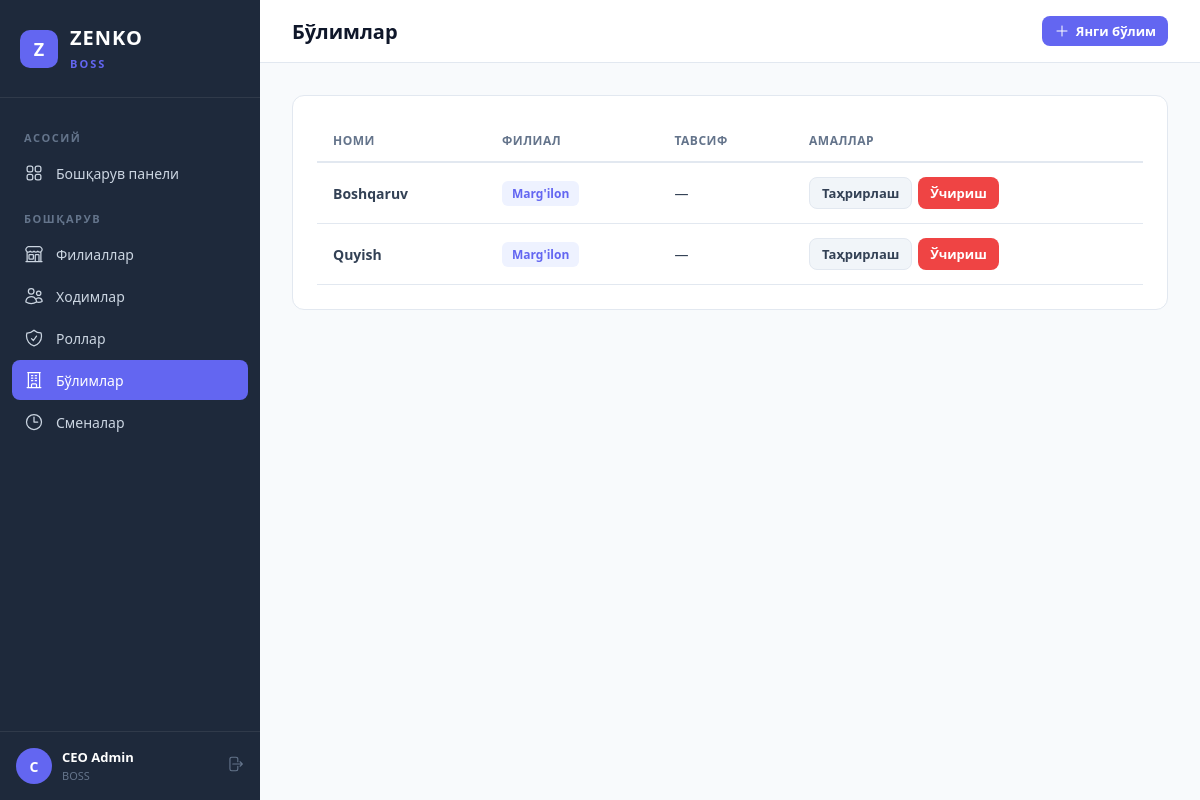
/boss/departments/ (signed in), run on the app's committed database.
### apps/users/models.py (models this page shows, shortened)
class User(AbstractUser):
    first_name = None
    last_name = None
    email = None
    name = models.CharField('Ism', max_length=150)
    phone = models.CharField('Telefon raqam', max_length=20, blank=True)
    role = models.ForeignKey(
        Role,
        verbose_name='Rol',
        on_delete=models.SET_NULL,
        related_name='users',
        null=True,
        blank=True,
    )
    department = models.ForeignKey(
        Department,
        verbose_name='Bo\'lim',
        on_delete=models.SET_NULL,
        related_name='users',
        null=True,
        blank=True,
    )
    shift = models.ForeignKey(
        Shift,
        verbose_name='Smena',
        on_delete=models.SET_NULL,
        related_name='users',
        null=True,
        blank=True,
    )
    branch = models.ForeignKey(
        Branch,
        verbose_name='Filial',
        on_delete=models.PROTECT,
        related_name='users',
        null=True,
        blank=True,
    )
    REQUIRED_FIELDS = ['name']
    class Meta:
        verbose_name = 'Hodim'
        verbose_name_plural = 'Hodimlar'
        ordering = ['-date_joined']

class Department(models.Model):
    name = models.CharField('Nomi', max_length=150)
    description = models.TextField('Tavsif', blank=True)
    branch = models.ForeignKey(
        Branch,
        verbose_name='Filial',
        on_delete=models.PROTECT,
        related_name='departments',
        null=True,
        blank=True,
    )
    created_at = models.DateTimeField(auto_now_add=True)
    class Meta:
        verbose_name = 'Bo\'lim'
        verbose_name_plural = 'Bo\'limlar'
        ordering = ['name']
        unique_together = ['name', 'branch']

class Branch(models.Model):
    name = models.CharField('Nomi', max_length=200, unique=True)
    address = models.CharField('Manzil', max_length=300, blank=True)
    phone = models.CharField('Telefon', max_length=20, blank=True)
    is_active = models.BooleanField('Faol', default=True)
    created_at = models.DateTimeField(auto_now_add=True)
    class Meta:
        verbose_name = 'Filial'
        verbose_name_plural = 'Filiallar'
        ordering = ['name']

### apps/boss/views.py (the view)
# urls.py: path('departments/', views.DepartmentListView.as_view(), name='department_list'),
class DepartmentListView(BOSSRequiredMixin, ListView):
    model = Department
    template_name = 'boss/department_list.html'
    context_object_name = 'departments'
    queryset = Department.objects.select_related('branch')
    def get_context_data(self, **kwargs):
        ctx = super().get_context_data(**kwargs)
        ctx['active_nav'] = 'departments'
        return ctx

### apps/boss/views.py (called while the page is built)
    def dispatch(self, request, *args, **kwargs):
        if not request.user.is_authenticated:
            return self.handle_no_permission()
        if not (request.user.role and request.user.role.name == 'BOSS'):
            if not request.user.is_superuser:
                messages.error(request, 'Sizda bu sahifaga kirish huquqi yo\'q.')
                return redirect('login')
        return super().dispatch(request, *args, **kwargs)

### apps/boss/templates/boss/department_list.html (shortened to what this page needs)
{% extends "boss/base.html" %}
{% block page_title %}Бўлимлар{% endblock %}
{% block topbar_actions %}
<a href="{% url 'boss:department_create' %}" class="btn btn-primary btn-sm">
    <svg xmlns="http://www.w3.org/2000/svg" fill="none" viewBox="0 0 24 24" stroke-width="1.5" stroke="currentColor"><path stroke-linecap="round" stroke-linejoin="round" d="M12 4.5v15m7.5-7.5h-15"/></svg>
    Янги бўлим
</a>
{% endblock %}
{% block content %}
<div class="card">
    {% if departments %}
    <div class="table-wrapper">
        <table>
            <thead>
                <tr>
                    <th>Номи</th>
                    <th>Филиал</th>
                    <th>Тавсиф</th>
                    <th>Амаллар</th>
                </tr>
            </thead>
            <tbody>
                {% for d in departments %}
                <tr>
                    <td><strong>{{ d.name }}</strong></td>
                    <td>
                        {% if d.branch %}
                        <span class="badge badge-purple">{{ d.branch.name }}</span>
                        {% else %}
                        <span class="badge badge-gray">—</span>
                        {% endif %}
                    </td>
                    <td>{{ d.description|default:"—" }}</td>
                    <td>
                        <div class="actions-cell">
                            <a href="{% url 'boss:department_update' d.pk %}" class="btn btn-sm btn-secondary">Таҳрирлаш</a>
                            <a href="{% url 'boss:department_delete' d.pk %}" class="btn btn-sm btn-danger">Ўчириш</a>
                        </div>
                    </td>
                </tr>
                {% endfor %}
            </tbody>
        </table>
    </div>
    {% else %}
    <div class="empty-state">
        <p>Ҳали бўлимлар қўшилмаган</p>
        <a href="{% url 'boss:department_create' %}" class="btn btn-primary">Бўлим қўшиш</a>
    </div>
    {% endif %}
</div>
{% endblock %}

### apps/boss/templates/boss/base.html (shortened to what this page needs)
{% load static %}
<!DOCTYPE html>
<html lang="uz">
<head>
</head>
<body>
    <aside class="sidebar" id="sidebar">
        <div class="sidebar-brand">
            <div class="logo">Z</div>
            <div>
                <span>ZENKO</span><br>
                <small>BOSS</small>
            </div>
        </div>
        <nav class="sidebar-nav">
            <div class="nav-label">Асосий</div>
            <a href="{% url 'boss:dashboard' %}" class="nav-link {% if active_nav == 'dashboard' %}active{% endif %}">
                Бошқарув панели
            </a>
            <div class="nav-label">Бошқарув</div>
            <a href="{% url 'boss:branch_list' %}" class="nav-link {% if active_nav == 'branches' %}active{% endif %}">
                Филиаллар
            </a>
            <a href="{% url 'boss:user_list' %}" class="nav-link {% if active_nav == 'users' %}active{% endif %}">
                Ходимлар
            </a>
            <a href="{% url 'boss:role_list' %}" class="nav-link {% if active_nav == 'roles' %}active{% endif %}">
                Роллар
            </a>
            <a href="{% url 'boss:department_list' %}" class="nav-link {% if active_nav == 'departments' %}active{% endif %}">
                Бўлимлар
            </a>
            <a href="{% url 'boss:shift_list' %}" class="nav-link {% if active_nav == 'shifts' %}active{% endif %}">
                <svg xmlns="http://www.w3.org/2000/svg" fill="none" viewBox="0 0 24 24" stroke-width="1.5" stroke="currentColor"><path stroke-linecap="round" stroke-linejoin="round" d="M12 6v6h4.5m4.5 0a9 9 0 1 1-18 0 9 9 0 0 1 18 0Z"/></svg>
                Сменалар
            </a>
        </nav>
        <div class="sidebar-footer">
            <div class="sidebar-user">
                <div class="avatar">{{ request.user.name|make_list|first|default:"B" }}</div>
                <div class="info">
                    <strong>{{ request.user.name }}</strong>
                    <small>BOSS</small>
                </div>
                <a href="{% url 'logout' %}" class="btn-logout" title="Чиқиш">
                </a>
            </div>
        </div>
    </aside>
    <div class="main">
        <header class="topbar">
            <div style="display:flex;align-items:center;gap:12px;">
                <h1>{% block page_title %}Бошқарув панели{% endblock %}</h1>
            </div>
            <div class="topbar-actions">
                {% block topbar_actions %}{% endblock %}
            </div>
        </header>
        <div class="content">
            {% block content %}{% endblock %}
        </div>
    </div>
</body>
</html>

### apps/boss/templates/boss/base.html (style rules this page uses)
:root { --primary: #6366F1; --primary-hover: #4F46E5; --primary-light: #EEF2FF; --black: #0F172A; --dark: #1E293B; --gray-50: #F8FAFC; --gray-100: #F1F5F9; --gray-200: #E2E8F0; --gray-300: #CBD5E1; --gray-500: #64748B; --gray-700: #334155; --white: #FFFFFF; --red: #EF4444; --green: #22C55E; --orange: #F59E0B; --sidebar-w: 260px; }
* { margin: 0; padding: 0; box-sizing: border-box; }
body { font-family: 'Segoe UI', system-ui, -apple-system, sans-serif; background: var(--gray-50); color: var(--black); min-height: 100vh; }
.sidebar { position: fixed; top: 0; left: 0; width: var(--sidebar-w); height: 100vh; background: var(--dark); display: flex; flex-direction: column; z-index: 100; transition: transform .3s; }
.sidebar-brand { padding: 24px 20px; border-bottom: 1px solid rgba(255,255,255,.08); display: flex; align-items: center; gap: 12px; }
.sidebar-brand .logo { width: 38px; height: 38px; background: var(--primary); border-radius: 10px; display: flex; align-items: center; justify-content: center; font-weight: 800; color: var(--white); font-size: 18px; }
.sidebar-brand span { color: var(--white); font-size: 20px; font-weight: 700; letter-spacing: 1px; }
.sidebar-brand small { color: var(--primary); font-size: 11px; font-weight: 600; text-transform: uppercase; letter-spacing: 2px; }
.sidebar-nav { flex: 1; padding: 16px 12px; overflow-y: auto; }
.nav-label { color: var(--gray-500); font-size: 11px; font-weight: 600; text-transform: uppercase; letter-spacing: 1.5px; padding: 16px 12px 8px; }
.nav-link { display: flex; align-items: center; gap: 12px; padding: 10px 12px; color: var(--gray-300); text-decoration: none; border-radius: 8px; font-size: 14px; font-weight: 500; transition: all .2s; margin-bottom: 2px; }
.nav-link.active { background: var(--primary); color: var(--white); }
.nav-link svg { width: 20px; height: 20px; flex-shrink: 0; }
.sidebar-footer { padding: 16px; border-top: 1px solid rgba(255,255,255,.08); }
.sidebar-user { display: flex; align-items: center; gap: 10px; color: var(--gray-300); font-size: 13px; }
.sidebar-user .avatar { width: 36px; height: 36px; background: var(--primary); border-radius: 50%; display: flex; align-items: center; justify-content: center; font-weight: 700; color: var(--white); font-size: 14px; }
.sidebar-user .info { flex: 1; }
.sidebar-user .info strong { display: block; color: var(--white); font-size: 13px; }
.sidebar-user .info small { color: var(--gray-500); font-size: 11px; }
.btn-logout { color: var(--gray-500); text-decoration: none; font-size: 13px; transition: color .2s; }
.main { margin-left: var(--sidebar-w); min-height: 100vh; }
.topbar { background: var(--white); border-bottom: 1px solid var(--gray-200); padding: 16px 32px; display: flex; align-items: center; justify-content: space-between; position: sticky; top: 0; z-index: 50; }
.topbar h1 { font-size: 20px; font-weight: 700; color: var(--black); }
.topbar-actions { display: flex; align-items: center; gap: 12px; }
.content { padding: 32px; }
.card { background: var(--white); border-radius: 12px; border: 1px solid var(--gray-200); padding: 24px; margin-bottom: 24px; }
.table-wrapper { overflow-x: auto; }
table { width: 100%; border-collapse: collapse; font-size: 14px; }
table th { text-align: left; padding: 12px 16px; font-weight: 600; color: var(--gray-500); font-size: 12px; text-transform: uppercase; letter-spacing: .5px; border-bottom: 2px solid var(--gray-200); }
table td { padding: 14px 16px; border-bottom: 1px solid var(--gray-200); color: var(--gray-700); }
.btn { display: inline-flex; align-items: center; gap: 6px; padding: 9px 18px; border-radius: 8px; font-size: 14px; font-weight: 600; text-decoration: none; border: none; cursor: pointer; transition: all .2s; }
.btn svg { width: 16px; height: 16px; }
.btn-primary { background: var(--primary); color: var(--white); }
.btn-secondary { background: var(--gray-100); color: var(--gray-700); border: 1px solid var(--gray-200); }
.btn-danger { background: var(--red); color: var(--white); }
.btn-sm { padding: 6px 12px; font-size: 13px; }
.actions-cell { display: flex; gap: 6px; }
.badge { display: inline-block; padding: 4px 10px; border-radius: 6px; font-size: 12px; font-weight: 600; }
.badge-purple { background: var(--primary-light); color: var(--primary); }

### data on the page
User: user.name|make_list "C", user.name "CEO Admin"
Department: name "Boshqaruv", branch.name "Marg'ilon", description "—"
Department: name "Quyish", branch.name "Marg'ilon", description "—"
